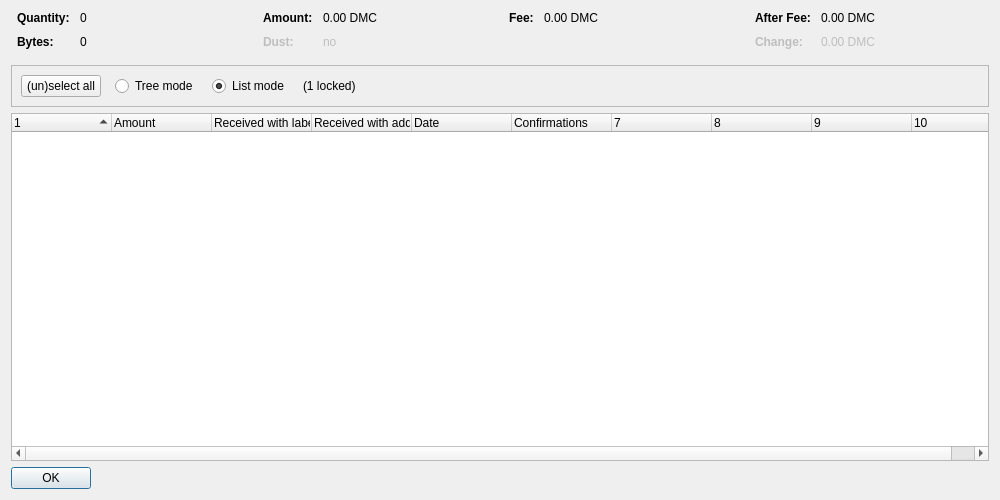
<?xml version="1.0" encoding="UTF-8"?>
<ui version="4.0">
 <class>CoinControlDialog</class>
 <widget class="QDialog" name="CoinControlDialog">
  <property name="geometry">
   <rect>
    <x>0</x>
    <y>0</y>
    <width>1000</width>
    <height>500</height>
   </rect>
  </property>
  <property name="windowTitle">
   <string>Coin Selection</string>
  </property>
  <layout class="QVBoxLayout" name="verticalLayout">
   <item>
    <layout class="QHBoxLayout" name="horizontalLayoutTop" stretch="0,0,0,0">
     <property name="topMargin">
      <number>0</number>
     </property>
     <property name="bottomMargin">
      <number>10</number>
     </property>
     <item>
      <layout class="QFormLayout" name="formLayoutCoinControl1">
       <property name="horizontalSpacing">
        <number>10</number>
       </property>
       <property name="verticalSpacing">
        <number>10</number>
       </property>
       <property name="leftMargin">
        <number>6</number>
       </property>
       <property name="rightMargin">
        <number>6</number>
       </property>
       <item row="0" column="0">
        <widget class="QLabel" name="labelCoinControlQuantityText">
         <property name="font">
          <font>
           <weight>75</weight>
           <bold>true</bold>
          </font>
         </property>
         <property name="text">
          <string>Quantity:</string>
         </property>
        </widget>
       </item>
       <item row="0" column="1">
        <widget class="QLabel" name="labelCoinControlQuantity">
         <property name="cursor">
          <cursorShape>IBeamCursor</cursorShape>
         </property>
         <property name="contextMenuPolicy">
          <enum>Qt::ActionsContextMenu</enum>
         </property>
         <property name="text">
          <string notr="true">0</string>
         </property>
         <property name="textInteractionFlags">
          <set>Qt::LinksAccessibleByMouse|Qt::TextSelectableByKeyboard|Qt::TextSelectableByMouse</set>
         </property>
        </widget>
       </item>
       <item row="1" column="0">
        <widget class="QLabel" name="labelCoinControlBytesText">
         <property name="font">
          <font>
           <weight>75</weight>
           <bold>true</bold>
          </font>
         </property>
         <property name="text">
          <string>Bytes:</string>
         </property>
        </widget>
       </item>
       <item row="1" column="1">
        <widget class="QLabel" name="labelCoinControlBytes">
         <property name="cursor">
          <cursorShape>IBeamCursor</cursorShape>
         </property>
         <property name="contextMenuPolicy">
          <enum>Qt::ActionsContextMenu</enum>
         </property>
         <property name="text">
          <string notr="true">0</string>
         </property>
         <property name="textInteractionFlags">
          <set>Qt::LinksAccessibleByMouse|Qt::TextSelectableByKeyboard|Qt::TextSelectableByMouse</set>
         </property>
        </widget>
       </item>
      </layout>
     </item>
     <item>
      <layout class="QFormLayout" name="formLayoutCoinControl2">
       <property name="horizontalSpacing">
        <number>10</number>
       </property>
       <property name="verticalSpacing">
        <number>10</number>
       </property>
       <property name="leftMargin">
        <number>6</number>
       </property>
       <property name="rightMargin">
        <number>6</number>
       </property>
       <item row="0" column="0">
        <widget class="QLabel" name="labelCoinControlAmountText">
         <property name="font">
          <font>
           <weight>75</weight>
           <bold>true</bold>
          </font>
         </property>
         <property name="text">
          <string>Amount:</string>
         </property>
        </widget>
       </item>
       <item row="0" column="1">
        <widget class="QLabel" name="labelCoinControlAmount">
         <property name="cursor">
          <cursorShape>IBeamCursor</cursorShape>
         </property>
         <property name="contextMenuPolicy">
          <enum>Qt::ActionsContextMenu</enum>
         </property>
         <property name="text">
          <string notr="true">0.00 DMC</string>
         </property>
         <property name="textInteractionFlags">
          <set>Qt::LinksAccessibleByMouse|Qt::TextSelectableByKeyboard|Qt::TextSelectableByMouse</set>
         </property>
        </widget>
       </item>
       <item row="1" column="0">
        <widget class="QLabel" name="labelCoinControlLowOutputText">
         <property name="enabled">
          <bool>false</bool>
         </property>
         <property name="font">
          <font>
           <weight>75</weight>
           <bold>true</bold>
          </font>
         </property>
         <property name="text">
          <string>Dust:</string>
         </property>
        </widget>
       </item>
       <item row="1" column="1">
        <widget class="QLabel" name="labelCoinControlLowOutput">
         <property name="enabled">
          <bool>false</bool>
         </property>
         <property name="cursor">
          <cursorShape>IBeamCursor</cursorShape>
         </property>
         <property name="contextMenuPolicy">
          <enum>Qt::ActionsContextMenu</enum>
         </property>
         <property name="text">
          <string notr="true">no</string>
         </property>
         <property name="textInteractionFlags">
          <set>Qt::LinksAccessibleByMouse|Qt::TextSelectableByKeyboard|Qt::TextSelectableByMouse</set>
         </property>
        </widget>
       </item>
      </layout>
     </item>
     <item>
      <layout class="QFormLayout" name="formLayoutCoinControl3">
       <property name="horizontalSpacing">
        <number>10</number>
       </property>
       <property name="verticalSpacing">
        <number>10</number>
       </property>
       <property name="leftMargin">
        <number>6</number>
       </property>
       <property name="rightMargin">
        <number>6</number>
       </property>
       <item row="0" column="0">
        <widget class="QLabel" name="labelCoinControlFeeText">
         <property name="font">
          <font>
           <weight>75</weight>
           <bold>true</bold>
          </font>
         </property>
         <property name="text">
          <string>Fee:</string>
         </property>
        </widget>
       </item>
       <item row="0" column="1">
        <widget class="QLabel" name="labelCoinControlFee">
         <property name="cursor">
          <cursorShape>IBeamCursor</cursorShape>
         </property>
         <property name="contextMenuPolicy">
          <enum>Qt::ActionsContextMenu</enum>
         </property>
         <property name="text">
          <string notr="true">0.00 DMC</string>
         </property>
         <property name="textInteractionFlags">
          <set>Qt::LinksAccessibleByMouse|Qt::TextSelectableByKeyboard|Qt::TextSelectableByMouse</set>
         </property>
        </widget>
       </item>
      </layout>
     </item>
     <item>
      <layout class="QFormLayout" name="formLayoutCoinControl4">
       <property name="horizontalSpacing">
        <number>10</number>
       </property>
       <property name="verticalSpacing">
        <number>10</number>
       </property>
       <property name="leftMargin">
        <number>6</number>
       </property>
       <property name="rightMargin">
        <number>6</number>
       </property>
       <item row="0" column="0">
        <widget class="QLabel" name="labelCoinControlAfterFeeText">
         <property name="font">
          <font>
           <weight>75</weight>
           <bold>true</bold>
          </font>
         </property>
         <property name="text">
          <string>After Fee:</string>
         </property>
        </widget>
       </item>
       <item row="0" column="1">
        <widget class="QLabel" name="labelCoinControlAfterFee">
         <property name="cursor">
          <cursorShape>IBeamCursor</cursorShape>
         </property>
         <property name="contextMenuPolicy">
          <enum>Qt::ActionsContextMenu</enum>
         </property>
         <property name="text">
          <string notr="true">0.00 DMC</string>
         </property>
         <property name="textInteractionFlags">
          <set>Qt::LinksAccessibleByMouse|Qt::TextSelectableByKeyboard|Qt::TextSelectableByMouse</set>
         </property>
        </widget>
       </item>
       <item row="1" column="0">
        <widget class="QLabel" name="labelCoinControlChangeText">
         <property name="enabled">
          <bool>false</bool>
         </property>
         <property name="font">
          <font>
           <weight>75</weight>
           <bold>true</bold>
          </font>
         </property>
         <property name="text">
          <string>Change:</string>
         </property>
        </widget>
       </item>
       <item row="1" column="1">
        <widget class="QLabel" name="labelCoinControlChange">
         <property name="enabled">
          <bool>false</bool>
         </property>
         <property name="cursor">
          <cursorShape>IBeamCursor</cursorShape>
         </property>
         <property name="contextMenuPolicy">
          <enum>Qt::ActionsContextMenu</enum>
         </property>
         <property name="text">
          <string notr="true">0.00 DMC</string>
         </property>
         <property name="textInteractionFlags">
          <set>Qt::LinksAccessibleByMouse|Qt::TextSelectableByKeyboard|Qt::TextSelectableByMouse</set>
         </property>
        </widget>
       </item>
      </layout>
     </item>
    </layout>
   </item>
   <item>
    <widget class="QFrame" name="frame">
     <property name="minimumSize">
      <size>
       <width>0</width>
       <height>40</height>
      </size>
     </property>
     <property name="frameShape">
      <enum>QFrame::StyledPanel</enum>
     </property>
     <property name="frameShadow">
      <enum>QFrame::Sunken</enum>
     </property>
     <layout class="QHBoxLayout" name="horizontalLayout">
      <item>
       <layout class="QHBoxLayout" name="horizontalLayoutPanel" stretch="0,0,0,0,0">
        <property name="spacing">
         <number>14</number>
        </property>
        <item>
         <widget class="QPushButton" name="pushButtonSelectAll">
          <property name="sizePolicy">
           <sizepolicy hsizetype="Maximum" vsizetype="Fixed">
            <horstretch>0</horstretch>
            <verstretch>0</verstretch>
           </sizepolicy>
          </property>
          <property name="text">
           <string>(un)select all</string>
          </property>
          <property name="autoDefault">
           <bool>false</bool>
          </property>
         </widget>
        </item>
        <item>
         <widget class="QRadioButton" name="radioTreeMode">
          <property name="sizePolicy">
           <sizepolicy hsizetype="Maximum" vsizetype="Fixed">
            <horstretch>0</horstretch>
            <verstretch>0</verstretch>
           </sizepolicy>
          </property>
          <property name="text">
           <string>Tree mode</string>
          </property>
         </widget>
        </item>
        <item>
         <widget class="QRadioButton" name="radioListMode">
          <property name="sizePolicy">
           <sizepolicy hsizetype="Maximum" vsizetype="Fixed">
            <horstretch>0</horstretch>
            <verstretch>0</verstretch>
           </sizepolicy>
          </property>
          <property name="text">
           <string>List mode</string>
          </property>
          <property name="checked">
           <bool>true</bool>
          </property>
         </widget>
        </item>
        <item>
         <widget class="QLabel" name="labelLocked">
          <property name="text">
           <string notr="true">(1 locked)</string>
          </property>
         </widget>
        </item>
        <item>
         <spacer name="horizontalSpacer">
          <property name="orientation">
           <enum>Qt::Horizontal</enum>
          </property>
          <property name="sizeHint" stdset="0">
           <size>
            <width>40</width>
            <height>20</height>
           </size>
          </property>
         </spacer>
        </item>
       </layout>
      </item>
     </layout>
    </widget>
   </item>
   <item>
    <widget class="CoinControlTreeWidget" name="treeWidget">
     <property name="contextMenuPolicy">
      <enum>Qt::CustomContextMenu</enum>
     </property>
     <property name="sortingEnabled">
      <bool>false</bool>
     </property>
     <property name="columnCount">
      <number>10</number>
     </property>
     <attribute name="headerShowSortIndicator" stdset="0">
      <bool>true</bool>
     </attribute>
     <attribute name="headerStretchLastSection">
      <bool>false</bool>
     </attribute>
     <column>
      <property name="text">
       <string/>
      </property>
     </column>
     <column>
      <property name="text">
       <string>Amount</string>
      </property>
     </column>
     <column>
      <property name="text">
       <string>Received with label</string>
      </property>
     </column>
     <column>
      <property name="text">
       <string>Received with address</string>
      </property>
     </column>
     <column>
      <property name="text">
       <string>Date</string>
      </property>
     </column>
     <column>
      <property name="text">
       <string>Confirmations</string>
      </property>
      <property name="toolTip">
       <string>Confirmed</string>
      </property>
     </column>
     <column>
      <property name="text">
       <string/>
      </property>
     </column>
     <column>
      <property name="text">
       <string/>
      </property>
     </column>
     <column>
      <property name="text">
       <string/>
      </property>
     </column>
     <column>
      <property name="text">
       <string/>
      </property>
     </column>
    </widget>
   </item>
   <item>
    <widget class="QDialogButtonBox" name="buttonBox">
     <property name="sizePolicy">
      <sizepolicy hsizetype="Maximum" vsizetype="Fixed">
       <horstretch>0</horstretch>
       <verstretch>0</verstretch>
      </sizepolicy>
     </property>
     <property name="orientation">
      <enum>Qt::Horizontal</enum>
     </property>
     <property name="standardButtons">
      <set>QDialogButtonBox::Ok</set>
     </property>
    </widget>
   </item>
  </layout>
 </widget>
 <customwidgets>
  <customwidget>
   <class>CoinControlTreeWidget</class>
   <extends>QTreeWidget</extends>
   <header>qt/coincontroltreewidget.h</header>
  </customwidget>
 </customwidgets>
 <resources/>
 <connections/>
</ui>
